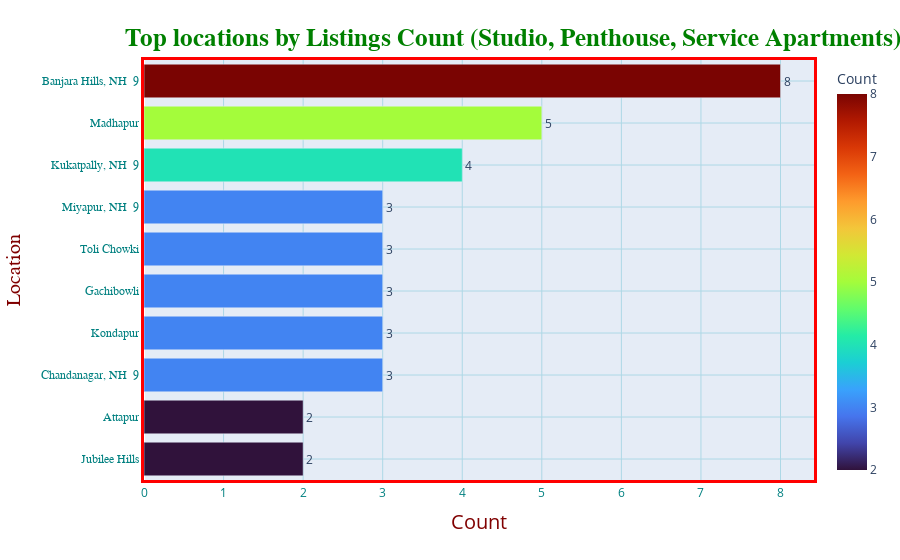

The code cell stored with this chart in its notebook:
### Code cell
locations = df1['locality'].value_counts()
locations = dict(locations)
list1 = locations.keys()
list2 = locations.values()
locations_df = pd.DataFrame(list(zip(list1,list2)), columns=['locality','count'])

fig = px.bar(locations_df[0:10],y='locality', x='count', text='count',orientation='h',
            labels={'count':'Count'}, color='count', color_continuous_scale = 'Turbo') 

fig.update_traces(textposition='outside')
fig.update_layout(title_text="<b>Top locations by Listings Count (Studio, Penthouse, Service Apartments)</b>",
                 title_font_size=25,
                 title_font_color='green',
                 title_font_family='Titillium Web',
                 title_x=0.57,
                 title_y=0.95,
                 title_xanchor='center',
                 title_yanchor='top',
                 yaxis={'categoryorder':'total ascending'}
                 )

fig.update_xaxes(
        color='teal',
        title_text='Count',
        title_font_family='Open Sans',
        title_font_size=20,
        title_font_color='maroon',
        title_standoff = 15,
        gridcolor='lightblue',
        tickmode='auto',
        linecolor='red',
        linewidth=3,
        mirror=True)

fig.update_yaxes(
        color='Teal',
        title_text='Location',
        title_font_family='Droid Sans',
        title_font_size=20,
        title_font_color='maroon',
        title_standoff = 15,
        tickfont_family='Arial',
        nticks = 20,
        gridcolor='lightblue',
        linecolor='red',
        linewidth=3,
        mirror = True)

### Figure 1 — Plotly figure (JSON) as saved in the notebook; plotly's stock layout.template omitted (floating-point values rounded to 4 significant figures)
{"data": [{"alignmentgroup": "True", "hovertemplate": "Count=%{marker.color}<br>locality=%{y}<extra></extra>", "legendgroup": "", "marker": {"color": [8, 5, 4, 3, 3, 3, 3, 3, 2, 2], "coloraxis": "coloraxis", "pattern": {"shape": ""}}, "name": "", "offsetgroup": "", "orientation": "h", "showlegend": false, "text": ["8", "5", "4", "3", "3", "3", "3", "3", "2", "2"], "textposition": "outside", "type": "bar", "x": [8, 5, 4, 3, 3, 3, 3, 3, 2, 2], "xaxis": "x", "y": ["Banjara Hills, NH  9", "Madhapur", "Kukatpally, NH  9", "Chandanagar, NH  9", "Kondapur", "Gachibowli", "Toli Chowki", "Miyapur, NH  9", "Jubilee Hills", "Attapur"], "yaxis": "y"}], "layout": {"barmode": "relative", "coloraxis": {"colorbar": {"title": {"text": "Count"}}, "colorscale": [[0, "#30123b"], [0.07143, "#4145ab"], [0.1429, "#4675ed"], [0.2143, "#39a2fc"], [0.2857, "#1bcfd4"], [0.3571, "#24eca6"], [0.4286, "#61fc6c"], [0.5, "#a4fc3b"], [0.5714, "#d1e834"], [0.6429, "#f3c63a"], [0.7143, "#fe9b2d"], [0.7857, "#f36315"], [0.8571, "#d93806"], [0.9286, "#b11901"], [1, "#7a0402"]]}, "legend": {"tracegroupgap": 0}, "margin": {"t": 60}, "title": {"font": {"color": "green", "family": "Titillium Web", "size": 25}, "text": "<b>Top locations by Listings Count (Studio, Penthouse, Service Apartments)</b>", "x": 0.57, "xanchor": "center", "y": 0.95, "yanchor": "top"}, "xaxis": {"anchor": "y", "color": "teal", "domain": [0, 1], "gridcolor": "lightblue", "linecolor": "red", "linewidth": 3, "mirror": true, "tickmode": "auto", "title": {"font": {"color": "maroon", "family": "Open Sans", "size": 20}, "standoff": 15, "text": "Count"}}, "yaxis": {"anchor": "x", "categoryorder": "total ascending", "color": "Teal", "domain": [0, 1], "gridcolor": "lightblue", "linecolor": "red", "linewidth": 3, "mirror": true, "nticks": 20, "tickfont": {"family": "Arial"}, "title": {"font": {"color": "maroon", "family": "Droid Sans", "size": 20}, "standoff": 15, "text": "Location"}}}}
